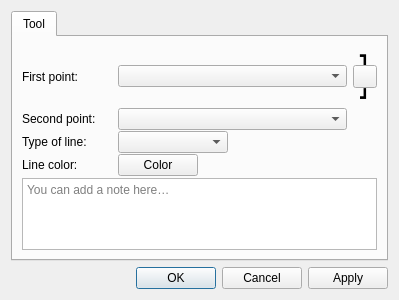
<?xml version="1.0" encoding="UTF-8"?>
<ui version="4.0">
 <class>DialogLine</class>
 <widget class="QDialog" name="DialogLine">
  <property name="windowModality">
   <enum>Qt::WindowModality::ApplicationModal</enum>
  </property>
  <property name="geometry">
   <rect>
    <x>0</x>
    <y>0</y>
    <width>399</width>
    <height>241</height>
   </rect>
  </property>
  <property name="windowTitle">
   <string>Line between points</string>
  </property>
  <property name="windowIcon">
   <iconset resource="../../../vmisc/share/resources/icon.qrc">
    <normaloff>:/icon/64x64/icon64x64.png</normaloff>:/icon/64x64/icon64x64.png</iconset>
  </property>
  <property name="locale">
   <locale language="English" country="UnitedStates"/>
  </property>
  <property name="modal">
   <bool>true</bool>
  </property>
  <layout class="QVBoxLayout" name="verticalLayout_3">
   <item>
    <widget class="QTabWidget" name="tabWidget">
     <property name="currentIndex">
      <number>0</number>
     </property>
     <widget class="QWidget" name="tab">
      <attribute name="title">
       <string>Tool</string>
      </attribute>
      <layout class="QGridLayout" name="gridLayout">
       <property name="verticalSpacing">
        <number>1</number>
       </property>
       <item row="2" column="0">
        <widget class="QLabel" name="label_7">
         <property name="minimumSize">
          <size>
           <width>90</width>
           <height>0</height>
          </size>
         </property>
         <property name="text">
          <string>Type of line:</string>
         </property>
        </widget>
       </item>
       <item row="3" column="0">
        <widget class="QLabel" name="label">
         <property name="text">
          <string>Line color:</string>
         </property>
        </widget>
       </item>
       <item row="0" column="1">
        <widget class="QComboBox" name="comboBoxFirstPoint">
         <property name="sizePolicy">
          <sizepolicy hsizetype="Expanding" vsizetype="Fixed">
           <horstretch>0</horstretch>
           <verstretch>0</verstretch>
          </sizepolicy>
         </property>
         <property name="minimumSize">
          <size>
           <width>0</width>
           <height>0</height>
          </size>
         </property>
        </widget>
       </item>
       <item row="1" column="0">
        <widget class="QLabel" name="labelSecondPoint">
         <property name="minimumSize">
          <size>
           <width>90</width>
           <height>0</height>
          </size>
         </property>
         <property name="text">
          <string>Second point:</string>
         </property>
        </widget>
       </item>
       <item row="1" column="1">
        <widget class="QComboBox" name="comboBoxSecondPoint">
         <property name="sizePolicy">
          <sizepolicy hsizetype="Expanding" vsizetype="Fixed">
           <horstretch>0</horstretch>
           <verstretch>0</verstretch>
          </sizepolicy>
         </property>
         <property name="minimumSize">
          <size>
           <width>0</width>
           <height>0</height>
          </size>
         </property>
        </widget>
       </item>
       <item row="3" column="1">
        <widget class="VPE::QtColorPicker" name="pushButtonLineColor">
         <property name="sizePolicy">
          <sizepolicy hsizetype="Fixed" vsizetype="Fixed">
           <horstretch>0</horstretch>
           <verstretch>0</verstretch>
          </sizepolicy>
         </property>
         <property name="text">
          <string notr="true">Color</string>
         </property>
        </widget>
       </item>
       <item row="2" column="1">
        <widget class="QComboBox" name="comboBoxLineType">
         <property name="sizePolicy">
          <sizepolicy hsizetype="Expanding" vsizetype="Fixed">
           <horstretch>0</horstretch>
           <verstretch>0</verstretch>
          </sizepolicy>
         </property>
         <property name="minimumSize">
          <size>
           <width>80</width>
           <height>0</height>
          </size>
         </property>
         <property name="maximumSize">
          <size>
           <width>110</width>
           <height>16777215</height>
          </size>
         </property>
         <property name="iconSize">
          <size>
           <width>80</width>
           <height>14</height>
          </size>
         </property>
        </widget>
       </item>
       <item row="0" column="0">
        <widget class="QLabel" name="labelFirstPoint">
         <property name="minimumSize">
          <size>
           <width>90</width>
           <height>0</height>
          </size>
         </property>
         <property name="text">
          <string>First point:</string>
         </property>
        </widget>
       </item>
       <item row="0" column="2">
        <layout class="QVBoxLayout" name="verticalLayoutSwap">
         <property name="spacing">
          <number>0</number>
         </property>
         <item alignment="Qt::AlignmentFlag::AlignTop">
          <widget class="QLabel" name="label_8">
           <property name="font">
            <font>
             <pointsize>10</pointsize>
            </font>
           </property>
           <property name="text">
            <string notr="true">&lt;html&gt;&lt;head/&gt;&lt;body&gt;&lt;p&gt;&lt;span style=&quot; font-size:12pt;font-weight:800;&quot;&gt;┓&lt;/span&gt;&lt;/p&gt;&lt;/body&gt;&lt;/html&gt;</string>
           </property>
           <property name="alignment">
            <set>Qt::AlignmentFlag::AlignBottom|Qt::AlignmentFlag::AlignHCenter</set>
           </property>
          </widget>
         </item>
         <item>
          <widget class="QToolButton" name="toolButtonSwapPoints">
           <property name="toolTip">
            <string>Swap points</string>
           </property>
           <property name="text">
            <string notr="true"/>
           </property>
           <property name="icon">
            <iconset theme="gtk-convert"/>
           </property>
           <property name="iconSize">
            <size>
             <width>16</width>
             <height>16</height>
            </size>
           </property>
          </widget>
         </item>
         <item alignment="Qt::AlignmentFlag::AlignHCenter|Qt::AlignmentFlag::AlignBottom">
          <widget class="QLabel" name="label_10">
           <property name="text">
            <string notr="true">&lt;html&gt;&lt;head/&gt;&lt;body&gt;&lt;p&gt;&lt;span style=&quot; font-size:12pt; font-weight:800;&quot;&gt;┛&lt;/span&gt;&lt;/p&gt;&lt;/body&gt;&lt;/html&gt;</string>
           </property>
           <property name="alignment">
            <set>Qt::AlignmentFlag::AlignLeading|Qt::AlignmentFlag::AlignLeft|Qt::AlignmentFlag::AlignTop</set>
           </property>
          </widget>
         </item>
        </layout>
       </item>
       <item row="4" column="0" colspan="3">
        <layout class="QVBoxLayout" name="notesAreaLayout">
         <item>
          <layout class="QHBoxLayout" name="notesSeparatorLayout">
           <property name="leftMargin">
            <number>33</number>
           </property>
           <property name="rightMargin">
            <number>33</number>
           </property>
           <item>
            <widget class="QFrame" name="notesSeparator">
             <property name="minimumSize">
              <size>
               <width>0</width>
               <height>1</height>
              </size>
             </property>
             <property name="maximumSize">
              <size>
               <width>16777215</width>
               <height>1</height>
              </size>
             </property>
            </widget>
           </item>
          </layout>
         </item>
         <item>
          <widget class="QPlainTextEdit" name="plainTextEditToolNotes">
           <property name="placeholderText">
            <string>You can add a note here…</string>
           </property>
           <property name="maximumSize">
            <size>
             <width>16777215</width>
             <height>100</height>
            </size>
           </property>
          </widget>
         </item>
        </layout>
       </item>
      </layout>
     </widget>
    </widget>
   </item>
   <item>
    <widget class="QDialogButtonBox" name="buttonBox">
     <property name="orientation">
      <enum>Qt::Orientation::Horizontal</enum>
     </property>
     <property name="standardButtons">
      <set>QDialogButtonBox::StandardButton::Apply|QDialogButtonBox::StandardButton::Cancel|QDialogButtonBox::StandardButton::Ok</set>
     </property>
    </widget>
   </item>
  </layout>
 </widget>
 <customwidgets>
  <customwidget>
   <class>VPE::QtColorPicker</class>
   <extends>QPushButton</extends>
   <header>../vpropertyexplorer/qtcolorpicker.h</header>
  </customwidget>
 </customwidgets>
 <tabstops>
  <tabstop>buttonBox</tabstop>
 </tabstops>
 <resources>
  <include location="../../../vmisc/share/resources/icon.qrc"/>
 </resources>
 <connections>
  <connection>
   <sender>buttonBox</sender>
   <signal>accepted()</signal>
   <receiver>DialogLine</receiver>
   <slot>accept()</slot>
   <hints>
    <hint type="sourcelabel">
     <x>248</x>
     <y>254</y>
    </hint>
    <hint type="destinationlabel">
     <x>157</x>
     <y>274</y>
    </hint>
   </hints>
  </connection>
  <connection>
   <sender>buttonBox</sender>
   <signal>rejected()</signal>
   <receiver>DialogLine</receiver>
   <slot>reject()</slot>
   <hints>
    <hint type="sourcelabel">
     <x>316</x>
     <y>260</y>
    </hint>
    <hint type="destinationlabel">
     <x>286</x>
     <y>274</y>
    </hint>
   </hints>
  </connection>
 </connections>
</ui>
